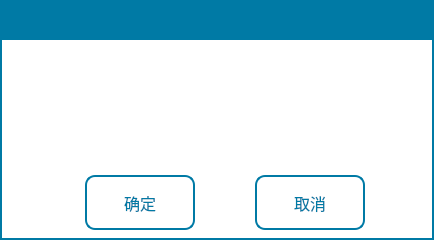
<?xml version="1.0" encoding="UTF-8"?>
<ui version="4.0">
 <class>QuestBox</class>
 <widget class="QDialog" name="QuestBox">
  <property name="geometry">
   <rect>
    <x>0</x>
    <y>0</y>
    <width>434</width>
    <height>240</height>
   </rect>
  </property>
  <property name="font">
   <font>
    <family>文泉驿等宽微米黑</family>
    <pointsize>12</pointsize>
    <weight>50</weight>
    <italic>false</italic>
    <bold>false</bold>
   </font>
  </property>
  <property name="windowTitle">
   <string>Dialog</string>
  </property>
  <property name="styleSheet">
   <string notr="true">QDialog{
border:2px solid rgb(0, 122, 165);
border-radius:0px;
background-color: rgb(255, 255, 255);
}

QToolButton{
font: 12pt &quot;文泉驿等宽微米黑&quot;;
color:rgb(0, 122, 165);
border:2px solid rgb(0, 122, 165);
border-radius:10px;
background-color: rgb(255, 255, 255);
}
QLabel{
font: 12pt &quot;文泉驿等宽微米黑&quot;;
color: rgb(0, 122, 165);
}
</string>
  </property>
  <widget class="QToolButton" name="pBtn_ok">
   <property name="geometry">
    <rect>
     <x>85</x>
     <y>175</y>
     <width>110</width>
     <height>55</height>
    </rect>
   </property>
   <property name="text">
    <string>确定</string>
   </property>
   <property name="icon">
    <iconset resource="../image.qrc">
     <normaloff>:/Image/ok.png</normaloff>:/Image/ok.png</iconset>
   </property>
   <property name="iconSize">
    <size>
     <width>30</width>
     <height>30</height>
    </size>
   </property>
   <property name="toolButtonStyle">
    <enum>Qt::ToolButtonTextBesideIcon</enum>
   </property>
  </widget>
  <widget class="QToolButton" name="pBtn_cancel">
   <property name="geometry">
    <rect>
     <x>255</x>
     <y>175</y>
     <width>110</width>
     <height>55</height>
    </rect>
   </property>
   <property name="text">
    <string>取消</string>
   </property>
   <property name="icon">
    <iconset resource="../image.qrc">
     <normaloff>:/Image/close.png</normaloff>:/Image/close.png</iconset>
   </property>
   <property name="iconSize">
    <size>
     <width>30</width>
     <height>30</height>
    </size>
   </property>
   <property name="toolButtonStyle">
    <enum>Qt::ToolButtonTextBesideIcon</enum>
   </property>
  </widget>
  <widget class="QLabel" name="lb_title">
   <property name="geometry">
    <rect>
     <x>0</x>
     <y>0</y>
     <width>434</width>
     <height>40</height>
    </rect>
   </property>
   <property name="styleSheet">
    <string notr="true">font: 20pt &quot;文泉驿等宽微米黑&quot;;
color: rgb(255, 255, 255);
background-color: rgb(0, 122, 165);</string>
   </property>
   <property name="text">
    <string/>
   </property>
  </widget>
  <widget class="QLabel" name="lb_context">
   <property name="geometry">
    <rect>
     <x>10</x>
     <y>55</y>
     <width>410</width>
     <height>100</height>
    </rect>
   </property>
   <property name="font">
    <font>
     <family>文泉驿等宽微米黑</family>
     <pointsize>18</pointsize>
     <weight>50</weight>
     <italic>false</italic>
     <bold>false</bold>
    </font>
   </property>
   <property name="styleSheet">
    <string notr="true">font: 18pt &quot;文泉驿等宽微米黑&quot;;
color: rgb(0, 122, 165);</string>
   </property>
   <property name="text">
    <string/>
   </property>
   <property name="alignment">
    <set>Qt::AlignCenter</set>
   </property>
   <property name="wordWrap">
    <bool>true</bool>
   </property>
  </widget>
 </widget>
 <resources>
  <include location="../image.qrc"/>
 </resources>
 <connections/>
</ui>
